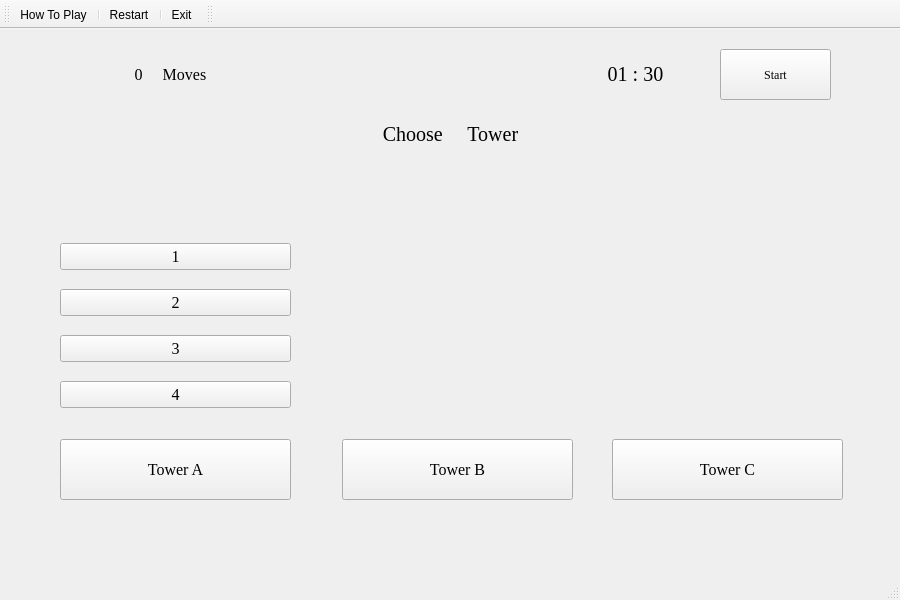
<?xml version="1.0" encoding="UTF-8"?>
<ui version="4.0">
 <class>MainWindow</class>
 <widget class="QMainWindow" name="MainWindow">
  <property name="geometry">
   <rect>
    <x>0</x>
    <y>0</y>
    <width>900</width>
    <height>600</height>
   </rect>
  </property>
  <property name="minimumSize">
   <size>
    <width>900</width>
    <height>600</height>
   </size>
  </property>
  <property name="maximumSize">
   <size>
    <width>900</width>
    <height>600</height>
   </size>
  </property>
  <property name="windowTitle">
   <string>Tower Of Hanoi</string>
  </property>
  <widget class="QWidget" name="centralwidget">
   <widget class="QWidget" name="widget" native="true">
    <property name="geometry">
     <rect>
      <x>30</x>
      <y>80</y>
      <width>841</width>
      <height>411</height>
     </rect>
    </property>
    <property name="font">
     <font>
      <family>Georgia</family>
     </font>
    </property>
    <widget class="QWidget" name="verticalLayoutWidget">
     <property name="geometry">
      <rect>
       <x>30</x>
       <y>60</y>
       <width>231</width>
       <height>261</height>
      </rect>
     </property>
     <property name="font">
      <font>
       <family>Georgia</family>
      </font>
     </property>
     <layout class="QVBoxLayout" name="VL1">
      <property name="spacing">
       <number>0</number>
      </property>
      <property name="topMargin">
       <number>55</number>
      </property>
      <item>
       <widget class="QPushButton" name="pushButton1">
        <property name="font">
         <font>
          <family>Georgia</family>
          <pointsize>12</pointsize>
         </font>
        </property>
        <property name="cursor">
         <cursorShape>PointingHandCursor</cursorShape>
        </property>
        <property name="styleSheet">
         <string notr="true"/>
        </property>
        <property name="text">
         <string>1</string>
        </property>
       </widget>
      </item>
      <item>
       <widget class="QPushButton" name="pushButton2">
        <property name="font">
         <font>
          <family>Georgia</family>
          <pointsize>12</pointsize>
         </font>
        </property>
        <property name="cursor">
         <cursorShape>PointingHandCursor</cursorShape>
        </property>
        <property name="text">
         <string>2</string>
        </property>
       </widget>
      </item>
      <item>
       <widget class="QPushButton" name="pushButton3">
        <property name="font">
         <font>
          <family>Georgia</family>
          <pointsize>12</pointsize>
         </font>
        </property>
        <property name="cursor">
         <cursorShape>PointingHandCursor</cursorShape>
        </property>
        <property name="text">
         <string>3</string>
        </property>
       </widget>
      </item>
      <item>
       <widget class="QPushButton" name="pushButton4">
        <property name="font">
         <font>
          <family>Georgia</family>
          <pointsize>12</pointsize>
         </font>
        </property>
        <property name="cursor">
         <cursorShape>PointingHandCursor</cursorShape>
        </property>
        <property name="text">
         <string>4</string>
        </property>
       </widget>
      </item>
     </layout>
    </widget>
    <widget class="QWidget" name="verticalLayoutWidget_2">
     <property name="geometry">
      <rect>
       <x>310</x>
       <y>60</y>
       <width>231</width>
       <height>261</height>
      </rect>
     </property>
     <property name="font">
      <font>
       <family>Georgia</family>
      </font>
     </property>
     <layout class="QVBoxLayout" name="VL2">
      <property name="spacing">
       <number>0</number>
      </property>
      <property name="topMargin">
       <number>55</number>
      </property>
     </layout>
    </widget>
    <widget class="QWidget" name="verticalLayoutWidget_3">
     <property name="geometry">
      <rect>
       <x>580</x>
       <y>60</y>
       <width>231</width>
       <height>261</height>
      </rect>
     </property>
     <property name="font">
      <font>
       <family>Georgia</family>
      </font>
     </property>
     <layout class="QVBoxLayout" name="VL3">
      <property name="spacing">
       <number>0</number>
      </property>
      <property name="topMargin">
       <number>55</number>
      </property>
     </layout>
    </widget>
    <widget class="QPushButton" name="pushButtonB">
     <property name="geometry">
      <rect>
       <x>312</x>
       <y>330</y>
       <width>231</width>
       <height>61</height>
      </rect>
     </property>
     <property name="font">
      <font>
       <family>Georgia</family>
       <pointsize>12</pointsize>
      </font>
     </property>
     <property name="cursor">
      <cursorShape>PointingHandCursor</cursorShape>
     </property>
     <property name="text">
      <string>Tower B</string>
     </property>
    </widget>
    <widget class="QPushButton" name="pushButtonC">
     <property name="geometry">
      <rect>
       <x>582</x>
       <y>330</y>
       <width>231</width>
       <height>61</height>
      </rect>
     </property>
     <property name="font">
      <font>
       <family>Georgia</family>
       <pointsize>12</pointsize>
      </font>
     </property>
     <property name="cursor">
      <cursorShape>PointingHandCursor</cursorShape>
     </property>
     <property name="text">
      <string>Tower C</string>
     </property>
    </widget>
    <widget class="QPushButton" name="pushButtonA">
     <property name="geometry">
      <rect>
       <x>30</x>
       <y>330</y>
       <width>231</width>
       <height>61</height>
      </rect>
     </property>
     <property name="font">
      <font>
       <family>Georgia</family>
       <pointsize>12</pointsize>
      </font>
     </property>
     <property name="cursor">
      <cursorShape>PointingHandCursor</cursorShape>
     </property>
     <property name="text">
      <string>Tower A</string>
     </property>
     <property name="autoDefault">
      <bool>false</bool>
     </property>
    </widget>
    <widget class="QLabel" name="label_Hint">
     <property name="geometry">
      <rect>
       <x>30</x>
       <y>0</y>
       <width>781</width>
       <height>51</height>
      </rect>
     </property>
     <property name="font">
      <font>
       <family>Georgia</family>
       <pointsize>15</pointsize>
      </font>
     </property>
     <property name="text">
      <string>Choose     Tower</string>
     </property>
     <property name="alignment">
      <set>Qt::AlignCenter</set>
     </property>
    </widget>
   </widget>
   <widget class="QLabel" name="label_Timer">
    <property name="geometry">
     <rect>
      <x>560</x>
      <y>30</y>
      <width>151</width>
      <height>31</height>
     </rect>
    </property>
    <property name="font">
     <font>
      <family>Georgia</family>
      <pointsize>15</pointsize>
     </font>
    </property>
    <property name="text">
     <string>01 : 30</string>
    </property>
    <property name="alignment">
     <set>Qt::AlignCenter</set>
    </property>
   </widget>
   <widget class="QLabel" name="label_Count">
    <property name="geometry">
     <rect>
      <x>100</x>
      <y>30</y>
      <width>141</width>
      <height>31</height>
     </rect>
    </property>
    <property name="font">
     <font>
      <family>Georgia</family>
      <pointsize>12</pointsize>
     </font>
    </property>
    <property name="text">
     <string>0     Moves</string>
    </property>
    <property name="alignment">
     <set>Qt::AlignCenter</set>
    </property>
   </widget>
   <widget class="QPushButton" name="pushButton_Timer">
    <property name="geometry">
     <rect>
      <x>720</x>
      <y>20</y>
      <width>111</width>
      <height>51</height>
     </rect>
    </property>
    <property name="font">
     <font>
      <family>Georgia</family>
     </font>
    </property>
    <property name="cursor">
     <cursorShape>PointingHandCursor</cursorShape>
    </property>
    <property name="text">
     <string>Start</string>
    </property>
   </widget>
  </widget>
  <widget class="QStatusBar" name="statusbar"/>
  <widget class="QToolBar" name="toolBar">
   <property name="windowTitle">
    <string>toolBar</string>
   </property>
   <attribute name="toolBarArea">
    <enum>TopToolBarArea</enum>
   </attribute>
   <attribute name="toolBarBreak">
    <bool>false</bool>
   </attribute>
   <addaction name="actionGuide"/>
   <addaction name="separator"/>
   <addaction name="actionRestart"/>
   <addaction name="separator"/>
   <addaction name="actionExit"/>
  </widget>
  <widget class="QToolBar" name="toolBar_2">
   <property name="windowTitle">
    <string>toolBar_2</string>
   </property>
   <attribute name="toolBarArea">
    <enum>TopToolBarArea</enum>
   </attribute>
   <attribute name="toolBarBreak">
    <bool>false</bool>
   </attribute>
  </widget>
  <action name="actionGuide">
   <property name="text">
    <string>How To Play</string>
   </property>
  </action>
  <action name="actionExit">
   <property name="text">
    <string>Exit</string>
   </property>
  </action>
  <action name="actionRestart">
   <property name="text">
    <string>Restart </string>
   </property>
  </action>
 </widget>
 <resources/>
 <connections/>
</ui>
